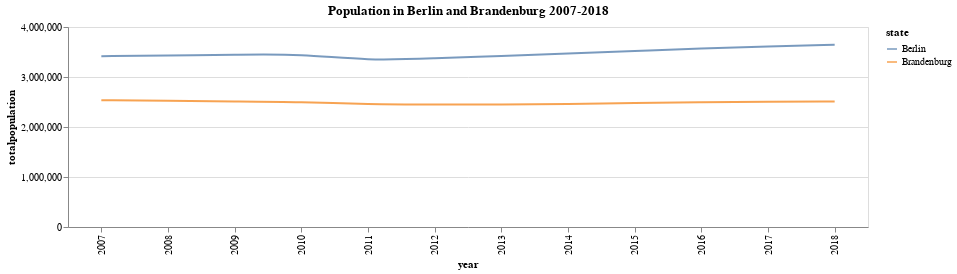

The notebook cell this image was saved under:
### Code cell
# visualization of the time series

alt.Chart(states_time_df_long).mark_line(opacity=0.75, interpolate="basis").encode(
    x='year',
    y='totalpopulation',
    color=alt.Color('name',legend=alt.Legend(title="state"))
).properties(width=800, height=200
             ).properties(
    title='Population in Berlin and Brandenburg 2007-2018'
)

### Figure 1 — Vega-Lite specification as saved in the notebook (floating-point values rounded to 4 significant figures)
{"config": {"view": {"continuousWidth": 400, "continuousHeight": 300}}, "data": {"name": "data-5b75900f590b2ed0d6b7a098af264a40"}, "mark": {"type": "line", "interpolate": "basis", "opacity": 0.75}, "encoding": {"color": {"type": "nominal", "field": "name", "legend": {"title": "state"}}, "x": {"type": "nominal", "field": "year"}, "y": {"type": "quantitative", "field": "totalpopulation"}}, "height": 200, "title": "Population in Berlin and Brandenburg 2007-2018", "width": 800, "$schema": "https://vega.github.io/schema/vega-lite/v4.8.1.json", "datasets": {"data-5b75900f590b2ed0d6b7a098af264a40": [{"name": "Brandenburg", "year": " 2007", "totalpopulation": 2535737}, {"name": "Berlin", "year": " 2007", "totalpopulation": 3416255}, {"name": "Brandenburg", "year": " 2008", "totalpopulation": 2522493}, {"name": "Berlin", "year": " 2008", "totalpopulation": 3431675}, {"name": "Brandenburg", "year": " 2009", "totalpopulation": 2511525}, {"name": "Berlin", "year": " 2009", "totalpopulation": 3442675}, {"name": "Brandenburg", "year": " 2010", "totalpopulation": 2503273}, {"name": "Berlin", "year": " 2010", "totalpopulation": 3460725}, {"name": "Brandenburg", "year": " 2011", "totalpopulation": 2453180}, {"name": "Berlin", "year": " 2011", "totalpopulation": 3326002}, {"name": "Berlin", "year": " 2012", "totalpopulation": 3375222}, {"name": "Brandenburg", "year": " 2012", "totalpopulation": 2449511}, {"name": "Brandenburg", "year": " 2013", "totalpopulation": 2449193}, {"name": "Berlin", "year": " 2013", "totalpopulation": 3421829}, {"name": "Brandenburg", "year": " 2014", "totalpopulation": 2457872}, {"name": "Berlin", "year": " 2014", "totalpopulation": 3469849}, {"name": "Brandenburg", "year": " 2015", "totalpopulation": 2484826}, {"name": "Berlin", "year": " 2015", "totalpopulation": 3520031}, {"name": "Brandenburg", "year": " 2016", "totalpopulation": 2494648}, {"name": "Berlin", "year": " 2016", "totalpopulation": 3574830}, {"name": "Brandenburg", "year": " 2017", "totalpopulation": 2504040}, {"name": "Berlin", "year": " 2017", "totalpopulation": 3613495}, {"name": "Brandenburg", "year": " 2018", "totalpopulation": 2511917}, {"name": "Berlin", "year": " 2018", "totalpopulation": 3644826}]}}
